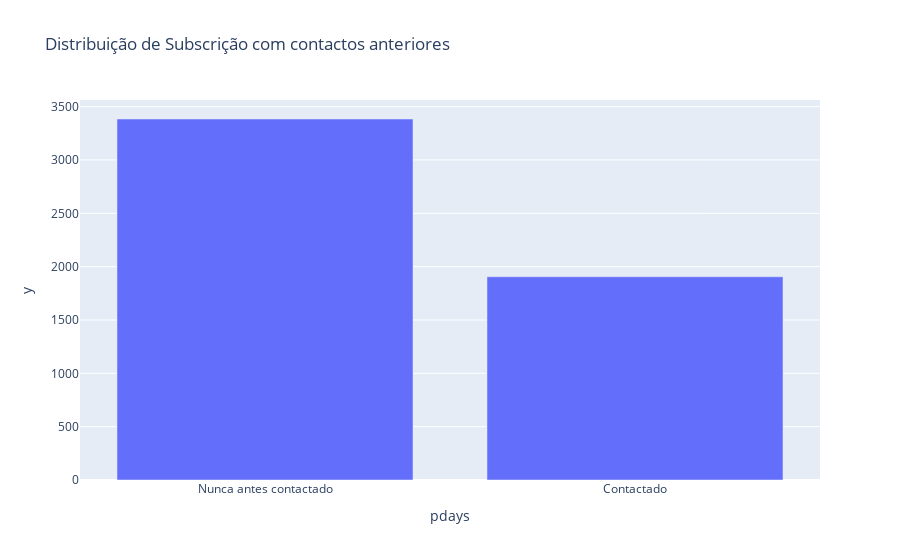

The notebook cell this image was saved under:
### Code cell
campaigny = pd.DataFrame(data.groupby('pdays')['y'].sum()).reset_index()
campaigny = campaigny.sort_values(by = 'y', ascending = False)
fig = px.bar(campaigny.iloc[:], #plotting only the top 20 Countries
             x = 'pdays', y = 'y', title = 'Distribuição de Subscrição com contactos anteriores')

fig.show()

### Figure 1 — Plotly figure (JSON) as saved in the notebook; plotly's stock layout.template omitted (floating-point values rounded to 4 significant figures)
{"data": [{"alignmentgroup": "True", "hovertemplate": "pdays=%{x}<br>y=%{y}<extra></extra>", "legendgroup": "", "marker": {"color": "#636efa"}, "name": "", "offsetgroup": "", "orientation": "v", "showlegend": false, "textposition": "auto", "type": "bar", "x": ["Nunca antes contactado", "Contactado"], "xaxis": "x", "y": [3384, 1905], "yaxis": "y"}], "layout": {"barmode": "relative", "legend": {"tracegroupgap": 0}, "title": {"text": "Distribuição de Subscrição com contactos anteriores"}, "xaxis": {"anchor": "y", "domain": [0, 1], "title": {"text": "pdays"}}, "yaxis": {"anchor": "x", "domain": [0, 1], "title": {"text": "y"}}}}
